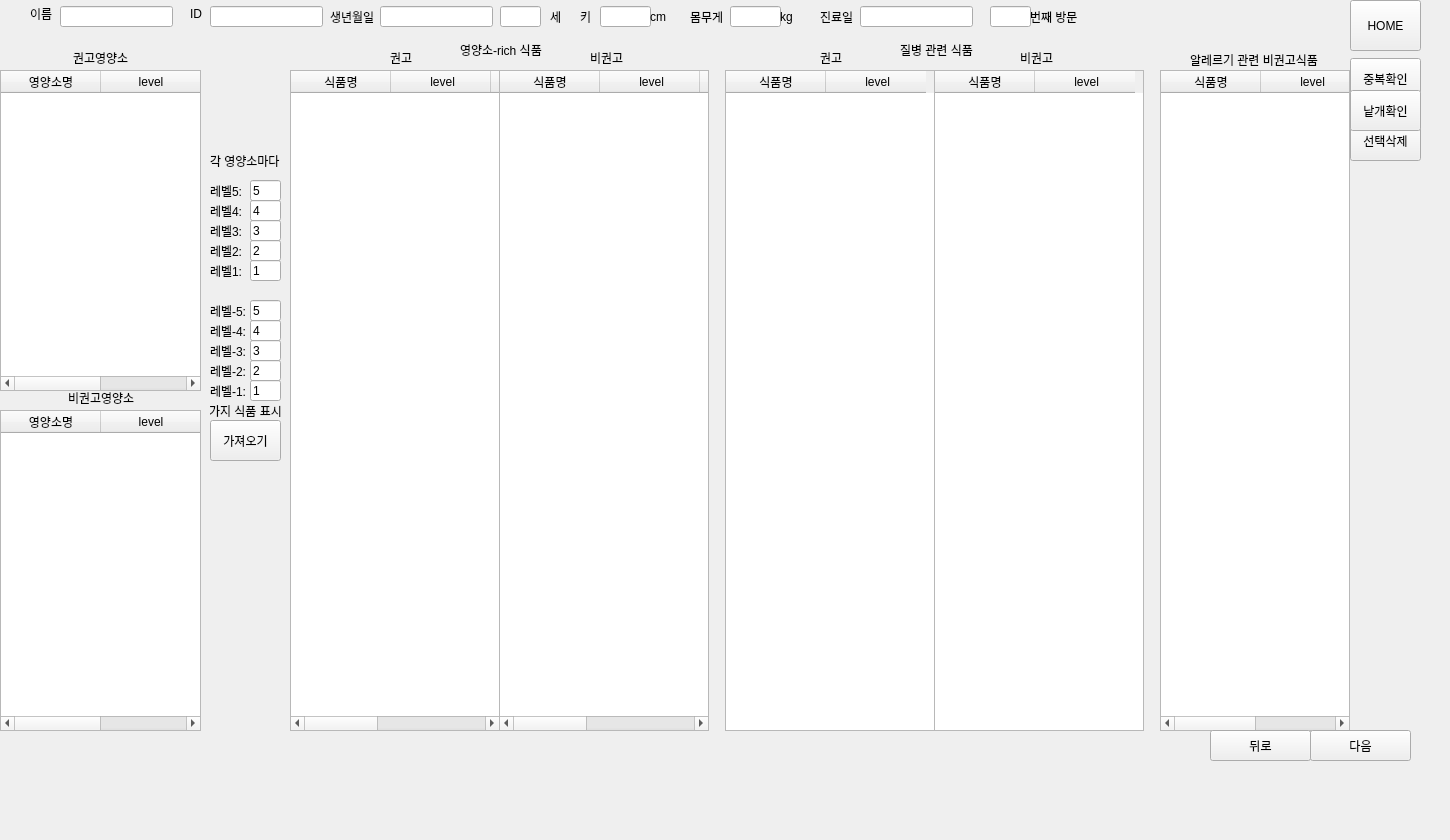
      <widget class="QWidget" name="page_9">
       <widget class="QWidget" name="widget_47" native="true">
        <property name="geometry">
         <rect>
          <x>0</x>
          <y>0</y>
          <width>1441</width>
          <height>831</height>
         </rect>
        </property>
        <widget class="QPushButton" name="btn_home_9">
         <property name="geometry">
          <rect>
           <x>1350</x>
           <y>0</y>
           <width>71</width>
           <height>51</height>
          </rect>
         </property>
         <property name="text">
          <string>HOME</string>
         </property>
        </widget>
        <widget class="QWidget" name="widget_5" native="true">
         <property name="geometry">
          <rect>
           <x>0</x>
           <y>-4</y>
           <width>1191</width>
           <height>41</height>
          </rect>
         </property>
         <widget class="QLineEdit" name="lineEdit_name_9">
          <property name="geometry">
           <rect>
            <x>60</x>
            <y>10</y>
            <width>113</width>
            <height>21</height>
           </rect>
          </property>
          <property name="readOnly">
           <bool>true</bool>
          </property>
         </widget>
         <widget class="QLabel" name="label_25">
          <property name="geometry">
           <rect>
            <x>30</x>
            <y>10</y>
            <width>60</width>
            <height>16</height>
           </rect>
          </property>
          <property name="text">
           <string>이름</string>
          </property>
         </widget>
         <widget class="QLabel" name="label_26">
          <property name="geometry">
           <rect>
            <x>190</x>
            <y>10</y>
            <width>60</width>
            <height>16</height>
           </rect>
          </property>
          <property name="text">
           <string>ID</string>
          </property>
         </widget>
         <widget class="QLineEdit" name="lineEdit_ID_9">
          <property name="geometry">
           <rect>
            <x>210</x>
            <y>10</y>
            <width>113</width>
            <height>21</height>
           </rect>
          </property>
          <property name="readOnly">
           <bool>true</bool>
          </property>
         </widget>
         <widget class="QLabel" name="label_43">
          <property name="geometry">
           <rect>
            <x>330</x>
            <y>10</y>
            <width>60</width>
            <height>21</height>
           </rect>
          </property>
          <property name="text">
           <string>생년월일 </string>
          </property>
         </widget>
         <widget class="QLineEdit" name="lineEdit_age_9">
          <property name="geometry">
           <rect>
            <x>500</x>
            <y>10</y>
            <width>41</width>
            <height>21</height>
           </rect>
          </property>
          <property name="readOnly">
           <bool>true</bool>
          </property>
         </widget>
         <widget class="QLineEdit" name="lineEdit_weight_9">
          <property name="geometry">
           <rect>
            <x>730</x>
            <y>10</y>
            <width>51</width>
            <height>21</height>
           </rect>
          </property>
          <property name="readOnly">
           <bool>true</bool>
          </property>
         </widget>
         <widget class="QLabel" name="label_44">
          <property name="geometry">
           <rect>
            <x>820</x>
            <y>10</y>
            <width>41</width>
            <height>21</height>
           </rect>
          </property>
          <property name="text">
           <string>진료일</string>
          </property>
         </widget>
         <widget class="QLabel" name="label_45">
          <property name="geometry">
           <rect>
            <x>1030</x>
            <y>10</y>
            <width>60</width>
            <height>21</height>
           </rect>
          </property>
          <property name="text">
           <string>번째 방문</string>
          </property>
         </widget>
         <widget class="QLabel" name="label_46">
          <property name="geometry">
           <rect>
            <x>550</x>
            <y>10</y>
            <width>60</width>
            <height>21</height>
           </rect>
          </property>
          <property name="text">
           <string>세</string>
          </property>
         </widget>
         <widget class="QLabel" name="label_47">
          <property name="geometry">
           <rect>
            <x>690</x>
            <y>10</y>
            <width>41</width>
            <height>21</height>
           </rect>
          </property>
          <property name="text">
           <string>몸무게</string>
          </property>
         </widget>
         <widget class="QLabel" name="label_48">
          <property name="geometry">
           <rect>
            <x>580</x>
            <y>10</y>
            <width>16</width>
            <height>21</height>
           </rect>
          </property>
          <property name="text">
           <string>키</string>
          </property>
         </widget>
         <widget class="QLineEdit" name="lineEdit_height_9">
          <property name="geometry">
           <rect>
            <x>600</x>
            <y>10</y>
            <width>51</width>
            <height>21</height>
           </rect>
          </property>
          <property name="readOnly">
           <bool>true</bool>
          </property>
         </widget>
         <widget class="QLineEdit" name="lineEdit_nthVisit_9">
          <property name="geometry">
           <rect>
            <x>990</x>
            <y>10</y>
            <width>41</width>
            <height>21</height>
           </rect>
          </property>
          <property name="readOnly">
           <bool>true</bool>
          </property>
         </widget>
         <widget class="QLineEdit" name="lineEdit_birthdate_9">
          <property name="geometry">
           <rect>
            <x>380</x>
            <y>10</y>
            <width>113</width>
            <height>21</height>
           </rect>
          </property>
          <property name="readOnly">
           <bool>true</bool>
          </property>
         </widget>
         <widget class="QLineEdit" name="lineEdit_lastOfficeVisit_9">
          <property name="geometry">
           <rect>
            <x>860</x>
            <y>10</y>
            <width>113</width>
            <height>21</height>
           </rect>
          </property>
          <property name="readOnly">
           <bool>true</bool>
          </property>
         </widget>
         <widget class="QLabel" name="label_74">
          <property name="geometry">
           <rect>
            <x>650</x>
            <y>10</y>
            <width>21</width>
            <height>21</height>
           </rect>
          </property>
          <property name="text">
           <string>cm</string>
          </property>
         </widget>
         <widget class="QLabel" name="label_87">
          <property name="geometry">
           <rect>
            <x>780</x>
            <y>10</y>
            <width>21</width>
            <height>21</height>
           </rect>
          </property>
          <property name="text">
           <string>kg</string>
          </property>
         </widget>
        </widget>
        <widget class="QTableWidget" name="tableWidget_nutrients_rec_9">
         <property name="geometry">
          <rect>
           <x>0</x>
           <y>70</y>
           <width>201</width>
           <height>321</height>
          </rect>
         </property>
         <property name="sizePolicy">
          <sizepolicy hsizetype="Expanding" vsizetype="Expanding">
           <horstretch>0</horstretch>
           <verstretch>0</verstretch>
          </sizepolicy>
         </property>
         <property name="sizeAdjustPolicy">
          <enum>QAbstractScrollArea::AdjustToContents</enum>
         </property>
         <column>
          <property name="text">
           <string>영양소명</string>
          </property>
         </column>
         <column>
          <property name="text">
           <string>level</string>
          </property>
         </column>
        </widget>
        <widget class="QLabel" name="label_49">
         <property name="geometry">
          <rect>
           <x>73</x>
           <y>50</y>
           <width>60</width>
           <height>16</height>
          </rect>
         </property>
         <property name="text">
          <string>권고영양소</string>
         </property>
        </widget>
        <widget class="QLabel" name="label_173">
         <property name="geometry">
          <rect>
           <x>460</x>
           <y>40</y>
           <width>101</width>
           <height>20</height>
          </rect>
         </property>
         <property name="text">
          <string>영양소-rich 식품</string>
         </property>
        </widget>
        <widget class="QLabel" name="label_181">
         <property name="geometry">
          <rect>
           <x>390</x>
           <y>50</y>
           <width>31</width>
           <height>16</height>
          </rect>
         </property>
         <property name="text">
          <string>권고</string>
         </property>
        </widget>
        <widget class="QLabel" name="label_182">
         <property name="geometry">
          <rect>
           <x>590</x>
           <y>50</y>
           <width>41</width>
           <height>16</height>
          </rect>
         </property>
         <property name="text">
          <string>비권고</string>
         </property>
        </widget>
        <widget class="QLabel" name="label_183">
         <property name="geometry">
          <rect>
           <x>820</x>
           <y>50</y>
           <width>60</width>
           <height>16</height>
          </rect>
         </property>
         <property name="text">
          <string>권고</string>
         </property>
        </widget>
        <widget class="QLabel" name="label_184">
         <property name="geometry">
          <rect>
           <x>1020</x>
           <y>50</y>
           <width>60</width>
           <height>16</height>
          </rect>
         </property>
         <property name="text">
          <string>비권고</string>
         </property>
        </widget>
        <widget class="QLabel" name="label_185">
         <property name="geometry">
          <rect>
           <x>900</x>
           <y>40</y>
           <width>101</width>
           <height>20</height>
          </rect>
         </property>
         <property name="text">
          <string>질병 관련 식품</string>
         </property>
        </widget>
        <widget class="QLabel" name="label_186">
         <property name="geometry">
          <rect>
           <x>1190</x>
           <y>50</y>
           <width>141</width>
           <height>20</height>
          </rect>
         </property>
         <property name="text">
          <string>알레르기 관련 비권고식품</string>
         </property>
        </widget>
        <widget class="QTableWidget" name="tableWidget_unrec_ing_from_allergies_9">
         <property name="geometry">
          <rect>
           <x>1160</x>
           <y>70</y>
           <width>190</width>
           <height>661</height>
          </rect>
         </property>
         <column>
          <property name="text">
           <string>식품명</string>
          </property>
         </column>
         <column>
          <property name="text">
           <string> level</string>
          </property>
         </column>
        </widget>
        <widget class="QTableWidget" name="tableWidget_unrec_ing_from_dis_9">
         <property name="geometry">
          <rect>
           <x>934</x>
           <y>70</y>
           <width>210</width>
           <height>661</height>
          </rect>
         </property>
         <column>
          <property name="text">
           <string>식품명</string>
          </property>
         </column>
         <column>
          <property name="text">
           <string> level</string>
          </property>
         </column>
        </widget>
        <widget class="QTableWidget" name="tableWidget_rec_ing_from_dis_9">
         <property name="geometry">
          <rect>
           <x>725</x>
           <y>70</y>
           <width>210</width>
           <height>661</height>
          </rect>
         </property>
         <column>
          <property name="text">
           <string>식품명</string>
          </property>
         </column>
         <column>
          <property name="text">
           <string> level</string>
          </property>
         </column>
        </widget>
        <widget class="QTableWidget" name="tableWidget_unrec_ing_from_nut_9">
         <property name="geometry">
          <rect>
           <x>499</x>
           <y>70</y>
           <width>210</width>
           <height>661</height>
          </rect>
         </property>
         <column>
          <property name="text">
           <string>식품명</string>
          </property>
         </column>
         <column>
          <property name="text">
           <string> level</string>
          </property>
         </column>
         <column>
          <property name="text">
           <string>영양소명</string>
          </property>
         </column>
         <column>
          <property name="text">
           <string>함량</string>
          </property>
         </column>
         <column>
          <property name="text">
           <string>우선순위설명</string>
          </property>
         </column>
        </widget>
        <widget class="QTableWidget" name="tableWidget_rec_ing_from_nut_9">
         <property name="geometry">
          <rect>
           <x>290</x>
           <y>70</y>
           <width>210</width>
           <height>661</height>
          </rect>
         </property>
         <column>
          <property name="text">
           <string>식품명</string>
          </property>
         </column>
         <column>
          <property name="text">
           <string> level</string>
          </property>
         </column>
         <column>
          <property name="text">
           <string>영양소명</string>
          </property>
         </column>
         <column>
          <property name="text">
           <string>함량</string>
          </property>
         </column>
         <column>
          <property name="text">
           <string>우선순위설명</string>
          </property>
         </column>
        </widget>
        <widget class="QPushButton" name="btn_check_duplicate_ing_9">
         <property name="geometry">
          <rect>
           <x>1350</x>
           <y>58</y>
           <width>71</width>
           <height>41</height>
          </rect>
         </property>
         <property name="text">
          <string>중복확인</string>
         </property>
        </widget>
        <widget class="QPushButton" name="btn_delete_selected_9">
         <property name="geometry">
          <rect>
           <x>1350</x>
           <y>120</y>
           <width>71</width>
           <height>41</height>
          </rect>
         </property>
         <property name="text">
          <string>선택삭제</string>
         </property>
        </widget>
        <widget class="QWidget" name="widget_50" native="true">
         <property name="geometry">
          <rect>
           <x>1110</x>
           <y>710</y>
           <width>311</width>
           <height>71</height>
          </rect>
         </property>
         <widget class="QPushButton" name="btn_back_9">
          <property name="geometry">
           <rect>
            <x>100</x>
            <y>20</y>
            <width>101</width>
            <height>31</height>
           </rect>
          </property>
          <property name="text">
           <string>뒤로</string>
          </property>
         </widget>
         <widget class="QPushButton" name="btn_next_9">
          <property name="geometry">
           <rect>
            <x>200</x>
            <y>20</y>
            <width>101</width>
            <height>31</height>
           </rect>
          </property>
          <property name="text">
           <string>다음</string>
          </property>
         </widget>
        </widget>
        <widget class="QWidget" name="widget_33" native="true">
         <property name="geometry">
          <rect>
           <x>210</x>
           <y>150</y>
           <width>81</width>
           <height>361</height>
          </rect>
         </property>
         <widget class="QPushButton" name="btn_render_rec_unrec_ing_from_nut_9">
          <property name="geometry">
           <rect>
            <x>0</x>
            <y>270</y>
            <width>71</width>
            <height>41</height>
           </rect>
          </property>
          <property name="text">
           <string>가져오기</string>
          </property>
         </widget>
         <widget class="QLabel" name="label_50">
          <property name="geometry">
           <rect>
            <x>0</x>
            <y>30</y>
            <width>41</width>
            <height>21</height>
           </rect>
          </property>
          <property name="text">
           <string>레벨5:</string>
          </property>
         </widget>
         <widget class="QLabel" name="label_167">
          <property name="geometry">
           <rect>
            <x>0</x>
            <y>110</y>
            <width>41</width>
            <height>21</height>
           </rect>
          </property>
          <property name="text">
           <string>레벨1:</string>
          </property>
         </widget>
         <widget class="QLabel" name="label_51">
          <property name="geometry">
           <rect>
            <x>0</x>
            <y>50</y>
            <width>41</width>
            <height>21</height>
           </rect>
          </property>
          <property name="text">
           <string>레벨4:</string>
          </property>
         </widget>
         <widget class="QLineEdit" name="lineEdit_lv2_9">
          <property name="geometry">
           <rect>
            <x>40</x>
            <y>90</y>
            <width>31</width>
            <height>21</height>
           </rect>
          </property>
          <property name="text">
           <string>2</string>
          </property>
         </widget>
         <widget class="QLabel" name="label_175">
          <property name="geometry">
           <rect>
            <x>0</x>
            <y>230</y>
            <width>41</width>
            <height>21</height>
           </rect>
          </property>
          <property name="text">
           <string>레벨-1:</string>
          </property>
         </widget>
         <widget class="QLineEdit" name="lineEdit_lvn1_9">
          <property name="geometry">
           <rect>
            <x>40</x>
            <y>230</y>
            <width>31</width>
            <height>21</height>
           </rect>
          </property>
          <property name="text">
           <string>1</string>
          </property>
         </widget>
         <widget class="QLabel" name="label_166">
          <property name="geometry">
           <rect>
            <x>0</x>
            <y>90</y>
            <width>41</width>
            <height>21</height>
           </rect>
          </property>
          <property name="text">
           <string>레벨2:</string>
          </property>
         </widget>
         <widget class="QLineEdit" name="lineEdit_lv3_9">
          <property name="geometry">
           <rect>
            <x>40</x>
            <y>70</y>
            <width>31</width>
            <height>21</height>
           </rect>
          </property>
          <property name="text">
           <string>3</string>
          </property>
         </widget>
         <widget class="QLineEdit" name="lineEdit_lvn4_9">
          <property name="geometry">
           <rect>
            <x>40</x>
            <y>170</y>
            <width>31</width>
            <height>21</height>
           </rect>
          </property>
          <property name="text">
           <string>4</string>
          </property>
         </widget>
         <widget class="QLabel" name="label_52">
          <property name="geometry">
           <rect>
            <x>0</x>
            <y>70</y>
            <width>41</width>
            <height>21</height>
           </rect>
          </property>
          <property name="text">
           <string>레벨3:</string>
          </property>
         </widget>
         <widget class="QLineEdit" name="lineEdit_lvn3_9">
          <property name="geometry">
           <rect>
            <x>40</x>
            <y>190</y>
            <width>31</width>
            <height>21</height>
           </rect>
          </property>
          <property name="text">
           <string>3</string>
          </property>
         </widget>
         <widget class="QLineEdit" name="lineEdit_lv1_9">
          <property name="geometry">
           <rect>
            <x>40</x>
            <y>110</y>
            <width>31</width>
            <height>21</height>
           </rect>
          </property>
          <property name="text">
           <string>1</string>
          </property>
         </widget>
         <widget class="QLineEdit" name="lineEdit_lv5_9">
          <property name="geometry">
           <rect>
            <x>40</x>
            <y>30</y>
            <width>31</width>
            <height>21</height>
           </rect>
          </property>
          <property name="text">
           <string>5</string>
          </property>
         </widget>
         <widget class="QLabel" name="label_176">
          <property name="geometry">
           <rect>
            <x>0</x>
            <y>210</y>
            <width>41</width>
            <height>21</height>
           </rect>
          </property>
          <property name="text">
           <string>레벨-2:</string>
          </property>
         </widget>
         <widget class="QLabel" name="label_179">
          <property name="geometry">
           <rect>
            <x>0</x>
            <y>170</y>
            <width>41</width>
            <height>21</height>
           </rect>
          </property>
          <property name="text">
           <string>레벨-4:</string>
          </property>
         </widget>
         <widget class="QLabel" name="label_174">
          <property name="geometry">
           <rect>
            <x>-1</x>
            <y>250</y>
            <width>81</width>
            <height>21</height>
           </rect>
          </property>
          <property name="text">
           <string>가지 식품 표시</string>
          </property>
         </widget>
         <widget class="QLineEdit" name="lineEdit_lvn5_9">
          <property name="geometry">
           <rect>
            <x>40</x>
            <y>150</y>
            <width>31</width>
            <height>21</height>
           </rect>
          </property>
          <property name="text">
           <string>5</string>
          </property>
         </widget>
         <widget class="QLabel" name="label_178">
          <property name="geometry">
           <rect>
            <x>0</x>
            <y>190</y>
            <width>41</width>
            <height>21</height>
           </rect>
          </property>
          <property name="text">
           <string>레벨-3:</string>
          </property>
         </widget>
         <widget class="QLabel" name="label_177">
          <property name="geometry">
           <rect>
            <x>0</x>
            <y>150</y>
            <width>41</width>
            <height>21</height>
           </rect>
          </property>
          <property name="text">
           <string>레벨-5:</string>
          </property>
         </widget>
         <widget class="QLineEdit" name="lineEdit_lvn2_9">
          <property name="geometry">
           <rect>
            <x>40</x>
            <y>210</y>
            <width>31</width>
            <height>21</height>
           </rect>
          </property>
          <property name="text">
           <string>2</string>
          </property>
         </widget>
         <widget class="QLineEdit" name="lineEdit_lv4_9">
          <property name="geometry">
           <rect>
            <x>40</x>
            <y>50</y>
            <width>31</width>
            <height>21</height>
           </rect>
          </property>
          <property name="text">
           <string>4</string>
          </property>
         </widget>
         <widget class="QLabel" name="label_172">
          <property name="geometry">
           <rect>
            <x>0</x>
            <y>0</y>
            <width>81</width>
            <height>21</height>
           </rect>
          </property>
          <property name="text">
           <string>각 영양소마다 </string>
          </property>
         </widget>
        </widget>
        <widget class="QLabel" name="label_260">
         <property name="geometry">
          <rect>
           <x>68</x>
           <y>390</y>
           <width>80</width>
           <height>16</height>
          </rect>
         </property>
         <property name="text">
          <string>비권고영양소</string>
         </property>
        </widget>
        <widget class="QTableWidget" name="tableWidget_nutrients_unrec_9">
         <property name="geometry">
          <rect>
           <x>0</x>
           <y>410</y>
           <width>201</width>
           <height>321</height>
          </rect>
         </property>
         <property name="sizePolicy">
          <sizepolicy hsizetype="Expanding" vsizetype="Expanding">
           <horstretch>0</horstretch>
           <verstretch>0</verstretch>
          </sizepolicy>
         </property>
         <property name="sizeAdjustPolicy">
          <enum>QAbstractScrollArea::AdjustToContents</enum>
         </property>
         <column>
          <property name="text">
           <string>영양소명</string>
          </property>
         </column>
         <column>
          <property name="text">
           <string>level</string>
          </property>
         </column>
        </widget>
        <widget class="QPushButton" name="btn_check_duplicate_single_ing_9">
         <property name="geometry">
          <rect>
           <x>1350</x>
           <y>90</y>
           <width>71</width>
           <height>41</height>
          </rect>
         </property>
         <property name="text">
          <string>낱개확인</string>
         </property>
        </widget>
       </widget>
      </widget>
